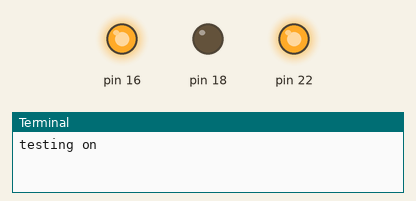
A program run on a simulated Raspberry Pi (header pin numbers). On the bench: output pins drawn as LEDs (lit = HIGH), the last lines printed to the terminal. At 5.0 s the program stops and its outputs stay as they are.

Above: at 0.1 s.
At 5.1 s:
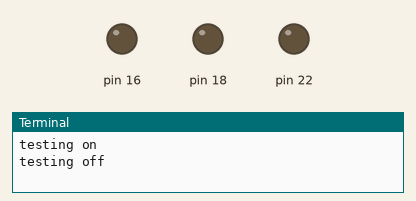
Timing chart, 0 to 6.5 s (numbered marks = the images above):
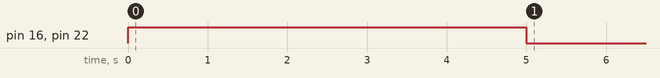

The program:

motorTest.py
```python
# auth: Foster Williams

import RPi.GPIO as GPIO
import time


GPIO.setmode(GPIO.BOARD)
GPIO.setwarnings(False)

GPIO.setup(16, GPIO.OUT)
GPIO.setup(18, GPIO.OUT)
GPIO.setup(22, GPIO.OUT)

GPIO.output(22, GPIO.HIGH)
GPIO.output(16, GPIO.HIGH)

print "testing on"

time.sleep(5)

print "testing off"

GPIO.output(22, GPIO.LOW)
GPIO.cleanup()
exit()
```

Measured:
- by itself, pin 16, pin 22: LOW → HIGH at 0.00 s, → LOW 5.0 s later
